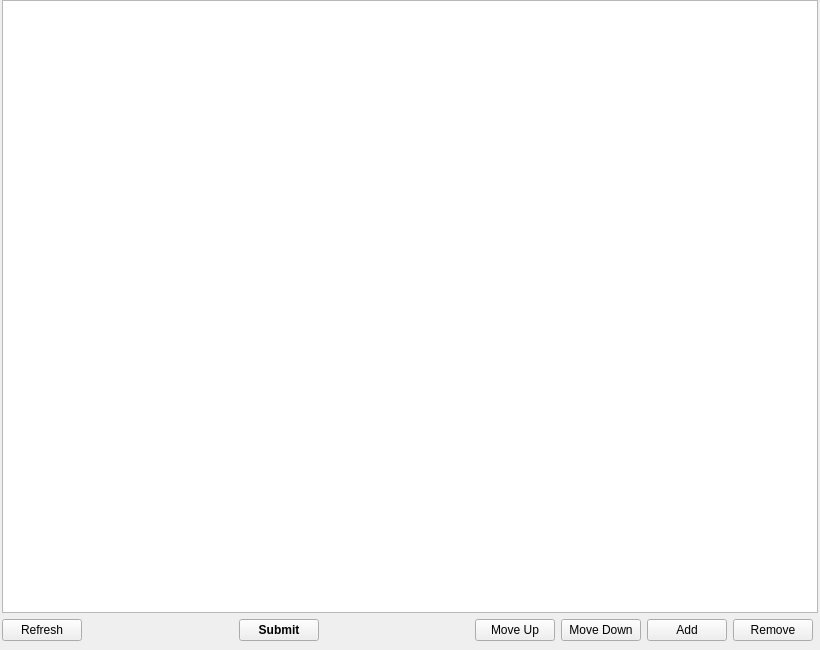
<?xml version="1.0" encoding="UTF-8"?>
<ui version="4.0">
 <class>ManageCategoryWidget</class>
 <widget class="QWidget" name="ManageCategoryWidget">
  <property name="geometry">
   <rect>
    <x>0</x>
    <y>0</y>
    <width>820</width>
    <height>650</height>
   </rect>
  </property>
  <layout class="QVBoxLayout" name="verticalLayout">
   <property name="leftMargin">
    <number>2</number>
   </property>
   <property name="topMargin">
    <number>0</number>
   </property>
   <property name="rightMargin">
    <number>2</number>
   </property>
   <property name="bottomMargin">
    <number>9</number>
   </property>
   <item>
    <widget class="QListWidget" name="categoryList">
     <property name="font">
      <font>
       <pointsize>16</pointsize>
      </font>
     </property>
    </widget>
   </item>
   <item>
    <layout class="QHBoxLayout" name="horizontalLayout">
     <property name="spacing">
      <number>6</number>
     </property>
     <property name="rightMargin">
      <number>5</number>
     </property>
     <item>
      <widget class="QPushButton" name="refreshButton">
       <property name="text">
        <string>Refresh</string>
       </property>
      </widget>
     </item>
     <item>
      <spacer name="horizontalSpacer">
       <property name="orientation">
        <enum>Qt::Horizontal</enum>
       </property>
       <property name="sizeHint" stdset="0">
        <size>
         <width>40</width>
         <height>20</height>
        </size>
       </property>
      </spacer>
     </item>
     <item>
      <widget class="QPushButton" name="submitButton">
       <property name="font">
        <font>
         <weight>75</weight>
         <bold>true</bold>
        </font>
       </property>
       <property name="text">
        <string>Submit</string>
       </property>
      </widget>
     </item>
     <item>
      <spacer name="horizontalSpacer_3">
       <property name="orientation">
        <enum>Qt::Horizontal</enum>
       </property>
       <property name="sizeHint" stdset="0">
        <size>
         <width>40</width>
         <height>20</height>
        </size>
       </property>
      </spacer>
     </item>
     <item>
      <widget class="QPushButton" name="moveUpButton">
       <property name="text">
        <string>Move Up</string>
       </property>
      </widget>
     </item>
     <item>
      <widget class="QPushButton" name="moveDownButton">
       <property name="text">
        <string>Move Down</string>
       </property>
      </widget>
     </item>
     <item>
      <widget class="QPushButton" name="addButton">
       <property name="text">
        <string>Add</string>
       </property>
      </widget>
     </item>
     <item>
      <widget class="QPushButton" name="removeButton">
       <property name="text">
        <string>Remove</string>
       </property>
      </widget>
     </item>
    </layout>
   </item>
  </layout>
 </widget>
 <resources/>
 <connections/>
</ui>
